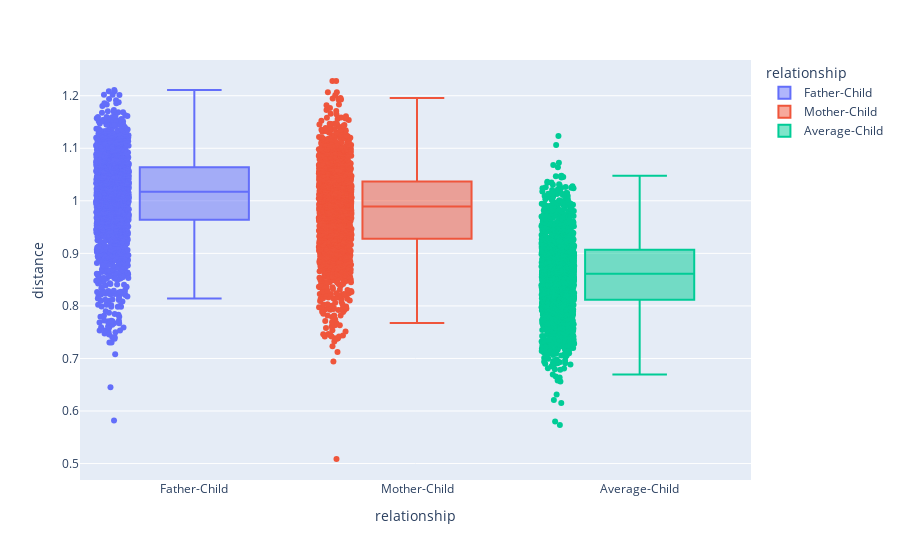

This figure's notebook cell:
### Code cell
euc_dists = pd.DataFrame({'Father-Child': euc_dist_f_c,
                         'Mother-Child': euc_dist_m_c,
                         'Average-Child': euc_dist_avg_c})
euc_dists = pd.melt(euc_dists)
euc_dists.columns = ['relationship','distance']

fig = px.box(euc_dists, 
             x="relationship", 
             y="distance", 
             color = "relationship",
             points="all")
fig.show()

### Figure 1 — Plotly figure (JSON) as saved in the notebook; plotly's stock layout.template omitted (floating-point values rounded to 4 significant figures; data arrays with more than 128 entries replaced by an {"elided": "..."} marker saying what was removed)
{"data": [{"alignmentgroup": "True", "boxpoints": "all", "hovertemplate": "relationship=%{x}<br>distance=%{y}<extra></extra>", "legendgroup": "Father-Child", "marker": {"color": "#636efa"}, "name": "Father-Child", "notched": false, "offsetgroup": "Father-Child", "orientation": "v", "showlegend": true, "type": "box", "x": {"elided": "1784 str values"}, "x0": " ", "xaxis": "x", "y": {"elided": "1784 float values"}, "y0": " ", "yaxis": "y"}, {"alignmentgroup": "True", "boxpoints": "all", "hovertemplate": "relationship=%{x}<br>distance=%{y}<extra></extra>", "legendgroup": "Mother-Child", "marker": {"color": "#EF553B"}, "name": "Mother-Child", "notched": false, "offsetgroup": "Mother-Child", "orientation": "v", "showlegend": true, "type": "box", "x": {"elided": "1784 str values"}, "x0": " ", "xaxis": "x", "y": {"elided": "1784 float values"}, "y0": " ", "yaxis": "y"}, {"alignmentgroup": "True", "boxpoints": "all", "hovertemplate": "relationship=%{x}<br>distance=%{y}<extra></extra>", "legendgroup": "Average-Child", "marker": {"color": "#00cc96"}, "name": "Average-Child", "notched": false, "offsetgroup": "Average-Child", "orientation": "v", "showlegend": true, "type": "box", "x": {"elided": "1784 str values"}, "x0": " ", "xaxis": "x", "y": {"elided": "1784 float values"}, "y0": " ", "yaxis": "y"}], "layout": {"boxmode": "overlay", "legend": {"title": {"text": "relationship"}, "tracegroupgap": 0}, "margin": {"t": 60}, "xaxis": {"anchor": "y", "categoryarray": ["Father-Child", "Mother-Child", "Average-Child"], "categoryorder": "array", "domain": [0, 1], "title": {"text": "relationship"}}, "yaxis": {"anchor": "x", "domain": [0, 1], "title": {"text": "distance"}}}}
